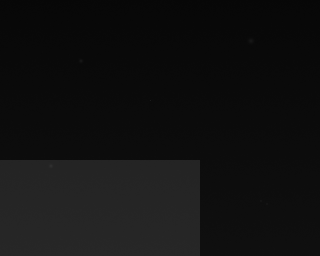
#> input picture data/test_frame.tif, 320 x 256 px
$ python 'detect (3).py' data/test_frame.tif
#> lines starting #> are read from the running program, lines starting #| are printed output that depends on the picture; after the words box and inside, x2 and y2 are one past the last pixel; in counts of white or black regions, pixels touching at a corner belong together
"""Поиск малых ярких объектов на ИК-снимках (упрощённый метод).

Идея (по методу RUMFR из статьи, но без точных формул оттуда - здесь
упрощённая версия той же идеи, чтобы было проще разобраться и объяснить
в отчёте):
    1. Для каждой точки снимка смотрим, насколько она ярче фона вокруг
       себя. Фон - это средняя яркость в окне побольше (BG_WINDOW).
       Если точка заметно ярче - она кандидат в цель.
    2. Соседние точки-кандидаты объединяем в один объект (одна цель
       почти всегда состоит не из одного пикселя, а из нескольких).
    3. Если объект получился больше 9x9 пикселей - это не цель (скорее
       облако, край крыши, засветка), и мы его отбрасываем.

Запуск:
    pip install numpy opencv-python
    python detect.py снимки/            # все снимки в папке
    python detect.py кадр.tif           # один снимок
    python detect.py снимки/ -o итог/   # своя папка для результатов

Вход: 16-битные PNG/TIFF (основной случай) или обычные 8-битные картинки.
Выход (по умолчанию в папке results/):
    <имя>_boxes.png   копия снимка с пронумерованными рамками
    detections.csv    таблица: файл, номер, координаты, размер, яркость
"""
import argparse
import csv
import sys
from collections import deque
from pathlib import Path

import cv2
import numpy as np


BG_WINDOW = 15      # размер окна для оценки фона, пикс. Должен быть заметно
                     # больше цели (цель до 9x9), иначе фон будет "заражён"
                     # яркостью самой цели.
MIN_CONTRAST = 15    # на сколько точка должна быть ярче фона (в шкале 0..255),
                      # чтобы считаться кандидатом. Больше -> меньше находок
                      # (и меньше ложных), меньше -> больше находок.
MAX_TARGET_SIZE = 9   # цель не больше MAX_TARGET_SIZE x MAX_TARGET_SIZE
                       # пикселей - крупнее отбрасываем.
MIN_PIXELS = 2         # у настоящей цели почти всегда больше одного яркого
                       # пикселя; объекты из 1 пикселя слишком часто
                       # оказываются случайным шумом - отбрасываем и их.

NORM_LOW, NORM_HIGH = 1.0, 99.9  # процентили, которые станут 0 и 255 при нормализации

IMAGE_EXT = {".png", ".tif", ".tiff", ".bmp", ".jpg", ".jpeg"}
# ====================================================================


def read_gray(path):
    """Читает снимок без потери разрядности; цветной переводит в серый."""
    img = cv2.imread(str(path), cv2.IMREAD_UNCHANGED)
    if img is None:
        raise ValueError("не удалось прочитать файл")
    if img.ndim == 3:
        img = cv2.cvtColor(img[:, :, :3], cv2.COLOR_BGR2GRAY)
    return img


def normalize(raw):
    """Переводит яркость в диапазон 0..255 (без потери точности 16 бит).
    Берём не минимум и максимум, а процентили 1% и 99.9% - так один
    случайный супер-яркий пиксель-шум не "сплющит" всю шкалу."""
    lo, hi = np.percentile(raw, (NORM_LOW, NORM_HIGH))
    scale = 255.0 / max(hi - lo, 1e-6)
    return (raw.astype(np.float32) - lo) * scale


def to_view(raw):
    """8-битная копия только для просмотра (рисования рамок)."""
    return np.clip(normalize(raw), 0, 255).astype(np.uint8)


def find_candidate_pixels(img):
    """Шаг 1: находит пиксели, которые заметно ярче фона вокруг них.

    cv2.blur(img, (N, N)) для каждой точки считает среднюю яркость в
    окне N x N вокруг неё - это и есть "фон". Если сама точка ярче
    фона больше, чем на MIN_CONTRAST - она кандидат.
    Возвращает булеву маску (True/False) того же размера, что img."""
    background = cv2.blur(img, (BG_WINDOW, BG_WINDOW))
    contrast = img - background
    return contrast > MIN_CONTRAST


def find_blobs(mask):
    """Шаг 2: группирует соседние точки-кандидаты в отдельные объекты.

    Это обход в ширину (BFS), он же "разлив краски": берём любую
    точку-кандидата, которую ещё не посещали, и находим всех её
    соседей-кандидатов, потом соседей соседей и так далее - все они
    становятся одним объектом. Соседними считаем 8 точек вокруг
    (включая диагонали).
    Возвращает список объектов; каждый объект - список координат
    (y, x) своих пикселей."""
    h, w = mask.shape
    visited = np.zeros_like(mask, dtype=bool)
    blobs = []

    for start_y in range(h):
        for start_x in range(w):
            if not mask[start_y, start_x] or visited[start_y, start_x]:
                continue

            blob = []
            queue = deque([(start_y, start_x)])
            visited[start_y, start_x] = True

            while queue:
                y, x = queue.popleft()
                blob.append((y, x))
                for dy in (-1, 0, 1):
                    for dx in (-1, 0, 1):
                        if dy == 0 and dx == 0:
                            continue
                        ny, nx = y + dy, x + dx
                        if 0 <= ny < h and 0 <= nx < w and mask[ny, nx] and not visited[ny, nx]:
                            visited[ny, nx] = True
                            queue.append((ny, nx))

            blobs.append(blob)

    return blobs


def detect(raw):
    """Полный метод для одного снимка. Возвращает список найденных объектов."""
    img = normalize(raw)
    mask = find_candidate_pixels(img)
    blobs = find_blobs(mask)

    results = []
    for blob in blobs:
        ys = [p[0] for p in blob]
        xs = [p[1] for p in blob]
        y1, y2 = min(ys), max(ys)
        x1, x2 = min(xs), max(xs)
        width = x2 - x1 + 1
        height = y2 - y1 + 1

        # Шаг 3: слишком большое пятно - не цель, пропускаем.
        # Слишком маленькое (один случайный пиксель) - тоже пропускаем.
        if width > MAX_TARGET_SIZE or height > MAX_TARGET_SIZE:
            continue
        if len(blob) < MIN_PIXELS:
            continue

        peak = int(raw[ys, xs].max())
        mean = float(raw[ys, xs].mean())

        # фон вокруг объекта (кольцо шириной 5 пикселей) - для отчёта
        y1b, y2b = max(0, y1 - 5), min(raw.shape[0], y2 + 6)
        x1b, x2b = max(0, x1 - 5), min(raw.shape[1], x2 + 6)
        background = float(np.median(raw[y1b:y2b, x1b:x2b]))

        results.append({
            "x": xs[0], "y": ys[0],
            "x1": x1, "y1": y1, "x2": x2, "y2": y2,
            "width": width, "height": height, "pixels": len(blob),
            "peak": peak, "mean": round(mean, 1),
            "background": round(background, 1),
            "contrast": round(mean - background, 1),
        })

    # сортируем по контрасту - самые заметные объекты будут первыми
    results.sort(key=lambda d: -d["contrast"])
    return results


def draw(raw, dets):
    vis = cv2.cvtColor(to_view(raw), cv2.COLOR_GRAY2BGR)
    for i, d in enumerate(dets, 1):
        cv2.rectangle(vis, (d["x1"] - 4, d["y1"] - 4), (d["x2"] + 4, d["y2"] + 4), (0, 0, 255), 1)
        cv2.putText(vis, str(i), (d["x2"] + 6, d["y1"]), cv2.FONT_HERSHEY_SIMPLEX, 0.4, (0, 255, 255), 1)
    return vis


def main():
    ap = argparse.ArgumentParser(description="Поиск малых объектов на ИК-снимках (упрощённый метод)")
    ap.add_argument("input", help="файл снимка или папка со снимками")
    ap.add_argument("-o", "--out", default="results", help="папка для результатов (по умолчанию results)")
    args = ap.parse_args()

    src = Path(args.input)
    files = sorted(p for p in src.iterdir() if p.suffix.lower() in IMAGE_EXT) if src.is_dir() else [src]
    if not files:
        sys.exit(f"В {src} нет снимков ({', '.join(sorted(IMAGE_EXT))})")
    out = Path(args.out)
    out.mkdir(parents=True, exist_ok=True)

    fields = ["file", "n", "x", "y", "x1", "y1", "x2", "y2", "width", "height",
              "pixels", "peak", "mean", "background", "contrast"]
    with open(out / "detections.csv", "w", newline="", encoding="utf-8") as fcsv:
        writer = csv.DictWriter(fcsv, fieldnames=fields)
        writer.writeheader()
        for path in files:
            try:
                raw = read_gray(path)
#> in read_gray, img is the input picture: shape (256, 320) uint16; min 1825, max 12077, mean 4427.4
            except ValueError as e:
                print(f"{path.name}: {e}")
                continue
            dets = detect(raw)
#> in normalize, `lo, hi = np.percentile(raw, (NORM_LOW, NORM_HIGH))`: lo = 1988; hi = 10123
#> in normalize, `scale = 255.0 / max(hi - lo, 1e-6)`: scale = 0.0313
#> in normalize, `return (raw.astype(np.float32) - lo) * scale`:
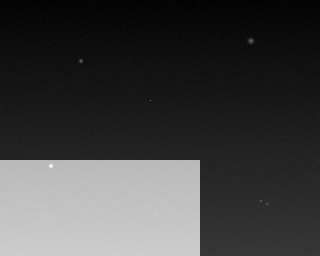
#> returned value: shape (256, 320) float32; min -5.11, max 316.3, mean 76.5; drawn with min black and max white
#> in find_candidate_pixels, `background = cv2.blur(img, (BG_WINDOW, BG_WINDOW))`:
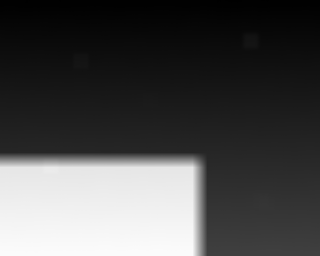
#> background: shape (256, 320) float32; min 0.757, max 251.8, mean 76.5
#> in find_candidate_pixels, `contrast = img - background`:
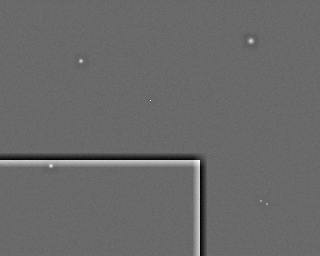
#> contrast: shape (256, 320) float32; min -93.5, max 132.4, mean 0; drawn with min black and max white
#> in find_candidate_pixels, `return contrast > MIN_CONTRAST`:
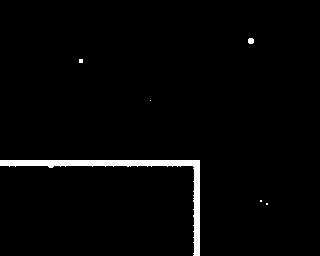
#> returned value: shape (256, 320) bool; 2.2% white; 6 white regions (4 under 20 px), largest, box (x1, y1, x2, y2) and area: (0, 160, 200, 256) 1784, (248, 38, 254, 44) 32
#> in detect, `blobs = find_blobs(mask)`: blobs = 6 items
#> the loop in detect, `for blob in blobs:` made 6 passes
#> (y1, y2, x1, x2, width, height, peak, mean) on passes 1 to 2: (38, 43, 248, 253, 6, 6, 5613, 4025.6), (59, 62, 79, 82, 4, 4, 5475, 4157.4)
#> (blob, ys, xs, y1, y2, x1, x2, width) on passes 5 to 6: ([(200, 260), (200, 261), (201, 260), (201, 261)], [200, 200, 201, 201], [260, 261, 260, 261], 200, 201, 260, 261, 2), ([(203, 266), (203, 267), (204, 266), (204, 267)], [203, 203, 204, 204], [266, 267, 266, 267], 203, 204, 266, 267, 2)
#> after the loop in detect, `for blob in blobs:`: results = 4 items
#> dets = 4 items
            cv2.imwrite(str(out / f"{path.stem}_boxes.png"), draw(raw, dets))
#> in to_view, `return np.clip(normalize(raw), 0, 255).astype(np.uint8)`:
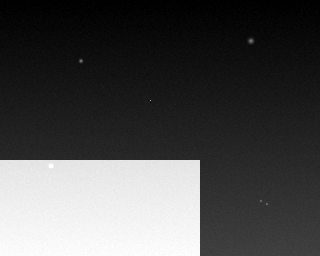
#> returned value: shape (256, 320); min 0, max 255, mean 76
#> the loop in draw, `for i, d in enumerate(dets, 1):` made 4 passes
#> after the loop in draw, `for i, d in enumerate(dets, 1):`:
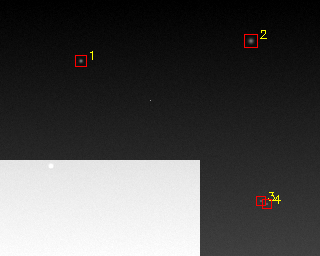
#> vis: shape (256, 320, 3); mean B, G, R 75.9, 76.1, 76.6
            for i, d in enumerate(dets, 1):
                writer.writerow({"file": path.name, "n": i, **d})
#> this loop made 4 passes
            print(f"{path.name}: {raw.dtype}, {raw.shape[1]}x{raw.shape[0]}, найдено объектов: {len(dets)}")
#| test_frame.tif: uint16, 320x256, найдено объектов: 4
    print(f"Готово. Результаты в папке {out.resolve()}")


if __name__ == "__main__":
    main()
